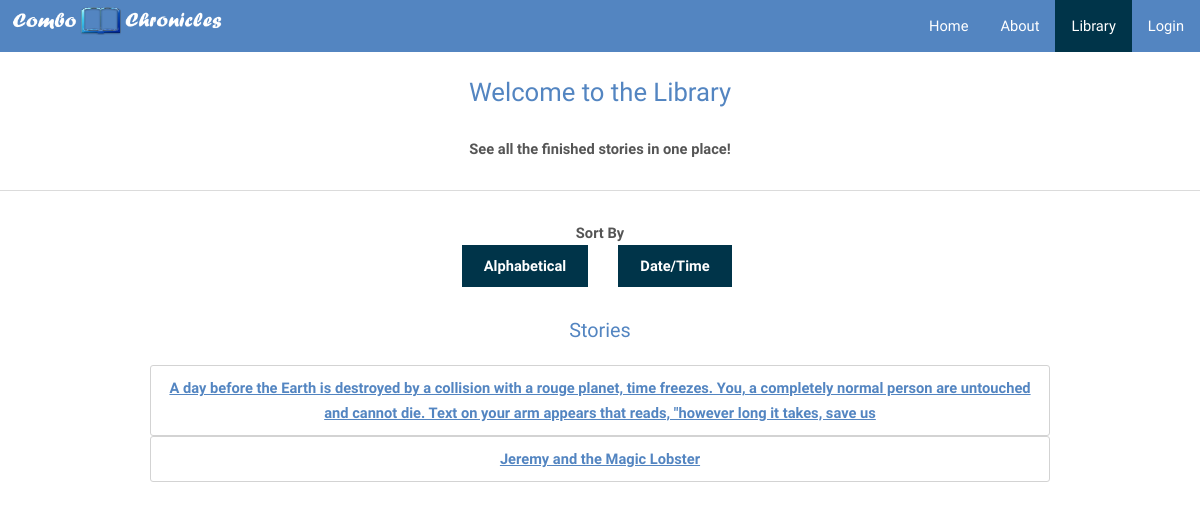
/library/, run on the app's committed database.
### tables this page shows
CREATE TABLE stories (storyid INTEGER PRIMARY KEY, title TEXT NOT NULL);

### app.py (the view)
@app.route("/library/", methods=['GET','POST'])
def library():
	return render_template('library.html', title = "Library", stories = functions.libraryStoriesDict())

### functions.py (called while the page is built)
def returnFinished(sortOrder):
	db = sql.connect(STORIES)
	c1 = db.cursor()
	c2 = db.cursor()
	stories = c1.execute("SELECT DISTINCT storyid FROM entries ORDER BY ? ASC" , (sortOrder,))
	storyList = []
	for story in stories:
		l = list(c2.execute("SELECT * FROM entries WHERE entries.storyid == ?" , story))
		if len(l) >= 10:
			storyList.append(story[0])
	return storyList

def libraryStoriesDict():
	db = sql.connect(STORIES)
	c = db.cursor()
	tup = tuple(returnFinished('storyid'))
	if len(tup) == 1:
		strtup = str(tup).replace(",","")
	else:
		strtup = str(tup)
	timeStories = "SELECT * FROM stories WHERE storyid in " + strtup + "ORDER BY storyid ASC"
	list = c.execute(timeStories)
       	storyDict = []
	for i in list:
		storyDict.append(i)
	return storyDict

### templates/library.html (shortened to what this page needs)
{% extends "index.html" %}
{% block libact %}class="active"{% endblock %}
{% block content %}
	<center>
	<h2>Welcome to the Library</h2>
		<b>See all the finished stories in one place!</b>
		<hr>
	<b>Sort By</b>
	<section>
    <div id="one">
    <form action = "/library/alpha" method = "POST">
	    <input type="submit" name = "sort" value = "Alphabetical">
	</form>
    </div>
    <div id="two">
    <form action = "/library/time" method = "POST">
	    <input type="submit" name = "sort" value = "Date/Time">
	</form>
    </div>
	</section>
	</center>
	{% if mode != 0 %}
				<br>
                <br>
                <center>
                <h3> Stories </h3>
                {%for story in stories%}
                <div class="libstory_wrapper">
                <a href="/story/{{story[0]}}/{{story[1]}}">{{story[1]}}</a>
                <br>
                </div>
                {%endfor%}
                </center>
	{% endif %}
{% endblock %}

### static/stylesheets/index.css (style rules this page uses)
body { margin:0; }
section { width: 25%; margin: auto; padding: 10px; }
div#one { width: 50%; float: left; }
div#two { width: 50%; float: right; }
.libstory_wrapper { width: 75%; border: thin solid lightgray; padding: 10px; border-radius: 3px; text-decoration: none; font-weight: bold; }
html, body, div, span, applet, object, iframe, h1, h2, h3, h4, h5, h6, p, blockquote, pre, a, abbr, acronym, address, big, cite, code, del, dfn, em, img, ins, kbd, q, s, samp, small, strike, strong, sub, sup, tt, var, b, u, i, center, dl, dt, dd, ol, ul, li, fieldset, form, label, legend, table, caption, tbody, tfoot, thead, tr, th, td, article, aside, canvas, details, embed, figure, figcaption, footer, header, hgroup, menu, nav, output, ruby, section, summary, time, mark, audio, video { margin: 0; padding: 0; border: 0; font-size: 100%; font: inherit; vertical-align: baseline; }
article, aside, details, figcaption, figure, footer, header, hgroup, menu, nav, section { display: block; }
body { line-height: 1; }
body { -webkit-text-size-adjust: none; }
*, *:before, *:after { -moz-box-sizing: border-box; -webkit-box-sizing: border-box; box-sizing: border-box; }
body { -ms-overflow-style: scrollbar; }
body { background: #fff; }
body, input, select, textarea { color: #9a9a9a; font-family: "Raleway", Arial, Helvetica, sans-serif; font-size: 13pt; font-weight: 300; line-height: 1.65; }
@media screen and (max-width: 1680px) { body, input, select, textarea { font-size: 11pt; } }
@media screen and (max-width: 1280px) { body, input, select, textarea { font-size: 11pt; } }
a { color: #5385c1; text-decoration: underline; }
strong, b { color: #555; font-weight: 600; }
h1, h2, h3, h4, h5, h6 { color: #5385c1; font-weight: 300; line-height: 1.5; margin: 0 0 1em 0; }
h2 { font-size: 1.75em; font-weight: 100; }
h3 { font-size: 1.35em; }
hr { border: 0; border-bottom: solid 1px #dbdbdb; margin: 2em 0; }
form { margin: 0 0 2em 0; }
input[type="submit"], input[type="reset"], input[type="button"], button, .button { -moz-appearance: none; -webkit-appearance: none; -ms-appearance: none; appearance: none; -moz-transition: background-color 0.2s ease-in-out, color 0.2s ease-in-out; -webkit-transition: background-color 0.2s ease-in-out, color 0.2s ease-in-out; -ms-transition: background-color 0.2s ease-in-out, color 0.2s ease-in-out; transition: background-color 0.2s ease-in-out, color 0.2s ease-in-out; background-color: #003449; border-radius: 0; border: 0; color: #ffffff !important; cursor: pointer; display: inline-block; font-weight: 600; height: 2.85em; line-height: 2.95em; padding: 0 1.5em; text-align: center; text-decoration: none; white-space: nowrap; }

### data on the page
stories: title "A day before the Earth is destroyed by a collision with a rouge planet, time freezes. You, a completely normal person are untouched and cannot die. Text on your arm appears that reads, \"however long it takes, save us"
stories: title "Jeremy and the Magic Lobster"
